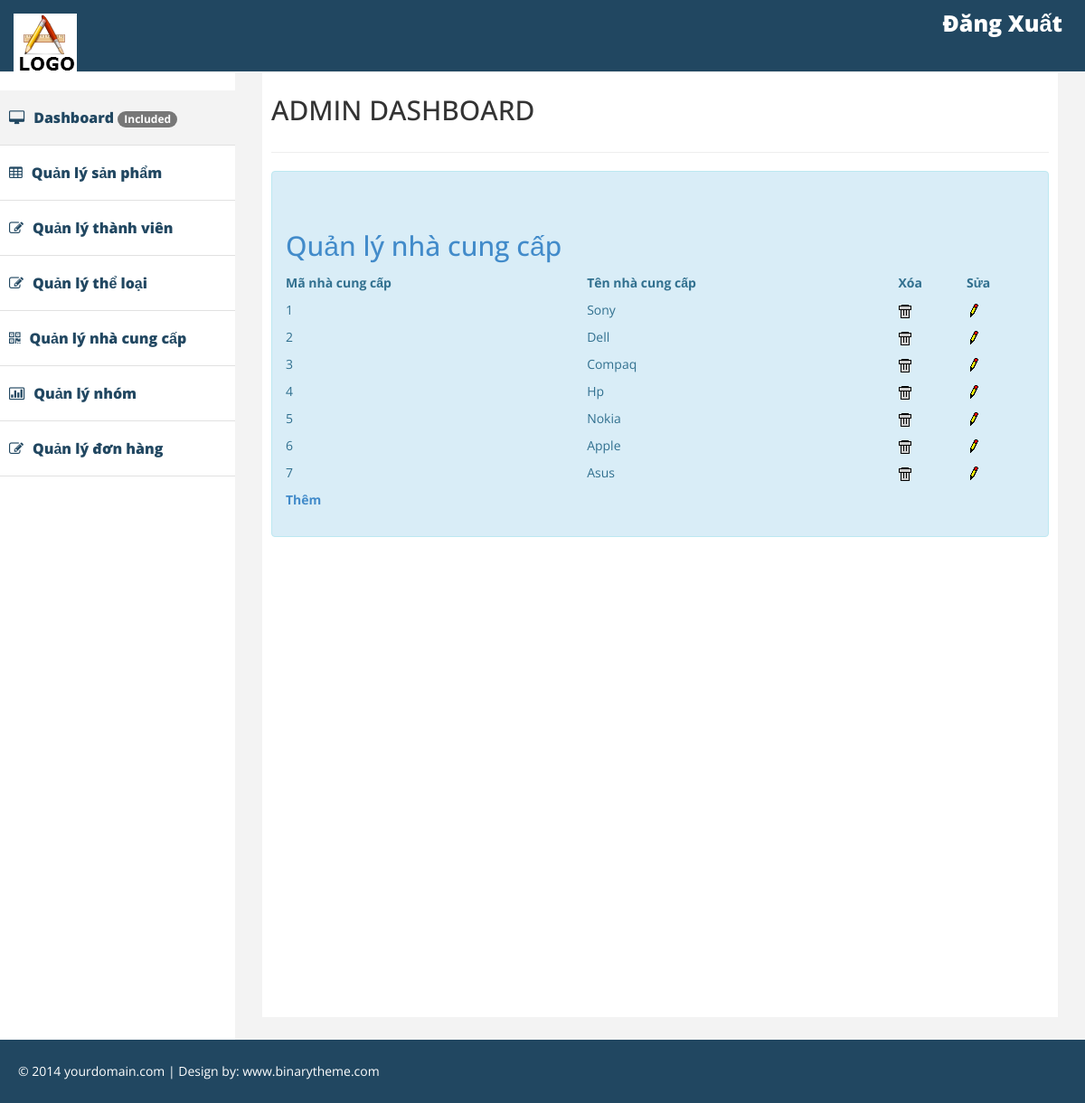
/admin.php?mod=manufacturer&act=manage, run on the app's committed database.
### tables this page shows
CREATE TABLE `manufacturers` (
  `ManufacturerID` int(11) NOT NULL,
  `ManufacturerName` varchar(255) NOT NULL
);

### Controller/Manufacturer/Manage.php (called while the page is built)
<?php
	include_once("Model/Manufacturer.php");
	$ma = new Manufacturer();
	$ret = $ma->getManufacturerManage();
	include_once("View/Manufacturer/Manage.php");
?>

### Model/Manufacturer.php (called while the page is built, shortened)
<?php
include_once("DataProvider.php");
class Manufacturer{
	private $da;
	function __construct(){
		$this->da = new DataProvider();
	}
	function getManufacturerManage(){
		$sql = "Select * from manufacturers";
		return $this->da->FetchAll($sql);
	}
}
?>

### Model/DataProvider.php (called while the page is built, shortened)
 <?php
	class DataProvider{
		private $link;
		function __construct()
		{
			$this->link=mysqli_connect("127.0.0.1","root","","cnweb");
		}
		function ExecuteQuery($sql)
		{
	 		mysqli_query($this->link,"set names utf8");
			return mysqli_query($this->link, $sql);
		}
		function FetchAll($sql){
			$arr=array();
			$r = $this->ExecuteQuery($sql);
			while($row = mysqli_fetch_assoc($r)){
				$arr[]=$row;
			}
			return $arr;
		}
	}
?>

### View/Manufacturer/Manage.php (the view)
<br>
<div>
<h2><a href="admin.php?mod=manufacturer&act=manage">Quản lý nhà cung cấp</a></h2>
	<table width="100%">
    <tr class="title"><th>Mã nhà cung cấp</th><th>Tên nhà cung cấp</th><th>Xóa</th><th>Sửa</th></tr>
    <?php
	foreach($ret as $row)
	{
		echo "<tr><td>";
		echo $row['ManufacturerID']."</td><td>";
		echo $row['ManufacturerName']."</td><td>";
		echo "<a href=\"admin.php?mod=manufacturer&act=delete&id=$row[ManufacturerID]\" onclick=\"return IsDelete()\"><img src=\"Images/Delete.gif\" /></a></td><td>";
		echo "<a href=\"admin.php?mod=manufacturer&act=edit&id=$row[ManufacturerID]\"><img src=\"Images/Edit.gif\" /></a>";
		echo "</td></tr>";
	}
	?>
    </table>
<p class="btn-more box noprint"><strong><a href="admin.php?mod=manufacturer&act=insert">Thêm</a></strong></p>
</div>

### assets/css/custom.css (style rules this page uses)
body { font-family: 'Open Sans', sans-serif; line-height:30px; }

### data on the page
manufacturers: ManufacturerID "1", ManufacturerName "Sony"
manufacturers: ManufacturerID "2", ManufacturerName "Dell"
manufacturers: ManufacturerID "3", ManufacturerName "Compaq"
manufacturers: ManufacturerID "4", ManufacturerName "Hp"
manufacturers: ManufacturerID "5", ManufacturerName "Nokia"
manufacturers: ManufacturerID "6", ManufacturerName "Apple"
manufacturers: ManufacturerID "7", ManufacturerName "Asus"
